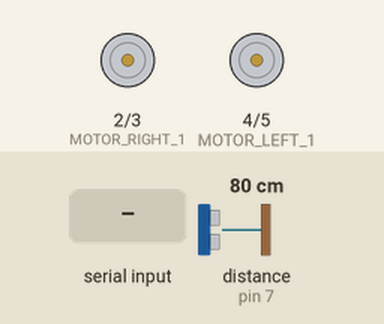
Recording of a sketch running on a simulated Arduino Uno, built with avr-gcc and run on an emulated ATmega328P. Parts: motor-driver pin pairs drawn as motors (green arrow = first pin HIGH = forward, orange = second pin HIGH = backward, longer = more drive). Wiring (inferred from the names in the program): ultrasonic range finder: trigger pin 6; echo pin 7. The inputs (shaded band) are chosen by the test bench; at power-on: distance to the obstacle (sensor on pin 7) 80 cm. The echo pulse lasts 58.3 µs per cm; what the sketch prints to the serial monitor is not drawn.

Above: at 1.2 s.
1.3 s: "L" received over Serial
At 1.7 s:
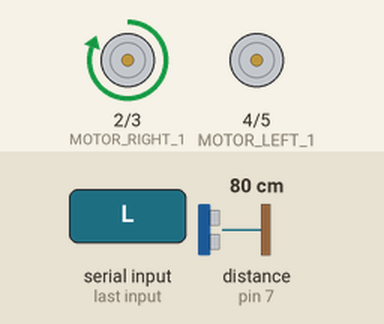
3.3 s: "R" received over Serial
At 3.7 s:
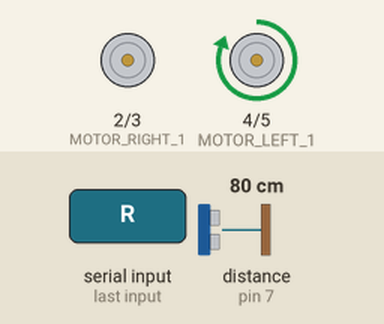
5.3 s: "C" received over Serial
At 5.7 s:
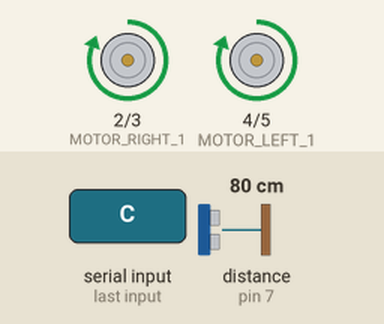
Timing chart, 0 to 8.3 s (numbered marks = the images above; inputs shaded):
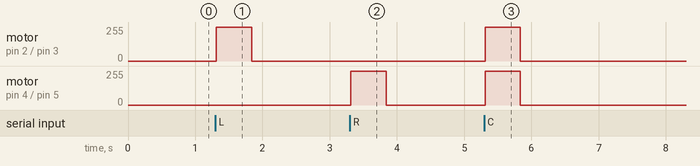

Measured:
- after the input at 1.3 s, motor on pin 2 (MOTOR_RIGHT_1) / pin 3 (MOTOR_RIGHT_2): stopped → forward 255/255 at once, → stopped 0.52 s later
- after the input at 3.3 s, motor on pin 4 (MOTOR_LEFT_1) / pin 5 (MOTOR_LEFT_2): stopped → forward 255/255 at once, → stopped 0.52 s later
- after the input at 5.3 s, motor on pin 2 (MOTOR_RIGHT_1) / pin 3 (MOTOR_RIGHT_2), motor on pin 4 (MOTOR_LEFT_1) / pin 5 (MOTOR_LEFT_2): stopped → forward 255/255 at once, → stopped 0.52 s later

The sketch:

egg_following_robot.ino
```cpp
// ==========================================
// HC-SR04
// ==========================================

const int TRIG_PIN = 6;
const int ECHO_PIN = 7;


// ==========================================
// L9110S
// ==========================================

// Linker Motor
const int MOTOR_LEFT_1 = 4;
const int MOTOR_LEFT_2 = 5;

// Rechter Motor
const int MOTOR_RIGHT_1 = 2;
const int MOTOR_RIGHT_2 = 3;


// ==========================================
// Einstellungen
// ==========================================

// Abstand, bei dem der Roboter stoppt
const float STOP_DISTANCE = 4.0;

// Wenn länger als 500 ms kein Befehl
// von Python kommt -> Motoren stoppen
const unsigned long COMMAND_TIMEOUT = 500;


// ==========================================
// Variablen
// ==========================================

char command = 'N';

unsigned long lastCommandTime = 0;


// ==========================================
// Setup
// ==========================================

void setup() {

  Serial.begin(9600);

  // HC-SR04
  pinMode(TRIG_PIN, OUTPUT);
  pinMode(ECHO_PIN, INPUT);

  digitalWrite(TRIG_PIN, LOW);

  // Linker Motor
  pinMode(MOTOR_LEFT_1, OUTPUT);
  pinMode(MOTOR_LEFT_2, OUTPUT);

  // Rechter Motor
  pinMode(MOTOR_RIGHT_1, OUTPUT);
  pinMode(MOTOR_RIGHT_2, OUTPUT);

  // Motoren beim Start aus
  stopMotors();

  lastCommandTime = millis();

  Serial.println("Arduino ready");
}


// ==========================================
// Hauptschleife
// ==========================================

void loop() {

  // ========================================
  // Befehl von Python empfangen
  // ========================================

  if (Serial.available() > 0) {

    char incoming = Serial.read();

    if (
      incoming == 'L' ||
      incoming == 'R' ||
      incoming == 'C' ||
      incoming == 'N'
    ) {

      command = incoming;

      lastCommandTime = millis();
    }
  }


  // ========================================
  // Kommunikations-Sicherheitsabschaltung
  // ========================================

  if (
    millis() - lastCommandTime > COMMAND_TIMEOUT
  ) {

    stopMotors();

  }

  else {

    // ======================================
    // Abstand messen
    // ======================================

    float distance = getDistance();


    // ======================================
    // Kein gültiges Echo
    // ======================================

    if (distance <= 0) {

      // Sicherheitshalber stoppen
      stopMotors();

    }


    // ======================================
    // Hindernis zu nah
    // ======================================

    else if (distance < STOP_DISTANCE) {

      stopMotors();

    }


    // ======================================
    // Abstand ist sicher
    // ======================================

    else {

      // ====================================
      // Ei links
      // ====================================

      if (command == 'L') {

        // Rechter Motor fährt
        stopLeftMotor();
        rightMotorForward();

      }


      // ====================================
      // Ei rechts
      // ====================================

      else if (command == 'R') {

        // Linker Motor fährt
        leftMotorForward();
        stopRightMotor();

      }


      // ====================================
      // Ei in der Mitte
      // ====================================

      else if (command == 'C') {

        // Beide Motoren fahren
        leftMotorForward();
        rightMotorForward();

      }


      // ====================================
      // Kein Ei
      // ====================================

      else {

        stopMotors();

      }
    }
  }


  delay(30);
}


// ==========================================
// HC-SR04 Abstand messen
// ==========================================

float getDistance() {

  // Trigger zurücksetzen
  digitalWrite(
    TRIG_PIN,
    LOW
  );

  delayMicroseconds(2);


  // 10 µs Trigger-Puls
  digitalWrite(
    TRIG_PIN,
    HIGH
  );

  delayMicroseconds(10);

  digitalWrite(
    TRIG_PIN,
    LOW
  );


  // Echo messen
  long duration = pulseIn(
    ECHO_PIN,
    HIGH,
    30000
  );


  // Kein Echo
  if (duration == 0) {

    return -1;
  }


  // Umrechnung in cm
  float distance = duration / 58.0;

  return distance;
}


// ==========================================
// Linker Motor vorwärts
// ==========================================

void leftMotorForward() {

  digitalWrite(
    MOTOR_LEFT_1,
    HIGH
  );

  digitalWrite(
    MOTOR_LEFT_2,
    LOW
  );
}


// ==========================================
// Rechter Motor vorwärts
// ==========================================

void rightMotorForward() {

  digitalWrite(
    MOTOR_RIGHT_1,
    HIGH
  );

  digitalWrite(
    MOTOR_RIGHT_2,
    LOW
  );
}


// ==========================================
// Linken Motor stoppen
// ==========================================

void stopLeftMotor() {

  digitalWrite(
    MOTOR_LEFT_1,
    LOW
  );

  digitalWrite(
    MOTOR_LEFT_2,
    LOW
  );
}


// ==========================================
// Rechten Motor stoppen
// ==========================================

void stopRightMotor() {

  digitalWrite(
    MOTOR_RIGHT_1,
    LOW
  );

  digitalWrite(
    MOTOR_RIGHT_2,
    LOW
  );
}


// ==========================================
// Beide Motoren stoppen
// ==========================================

void stopMotors() {

  stopLeftMotor();
  stopRightMotor();
}
```
